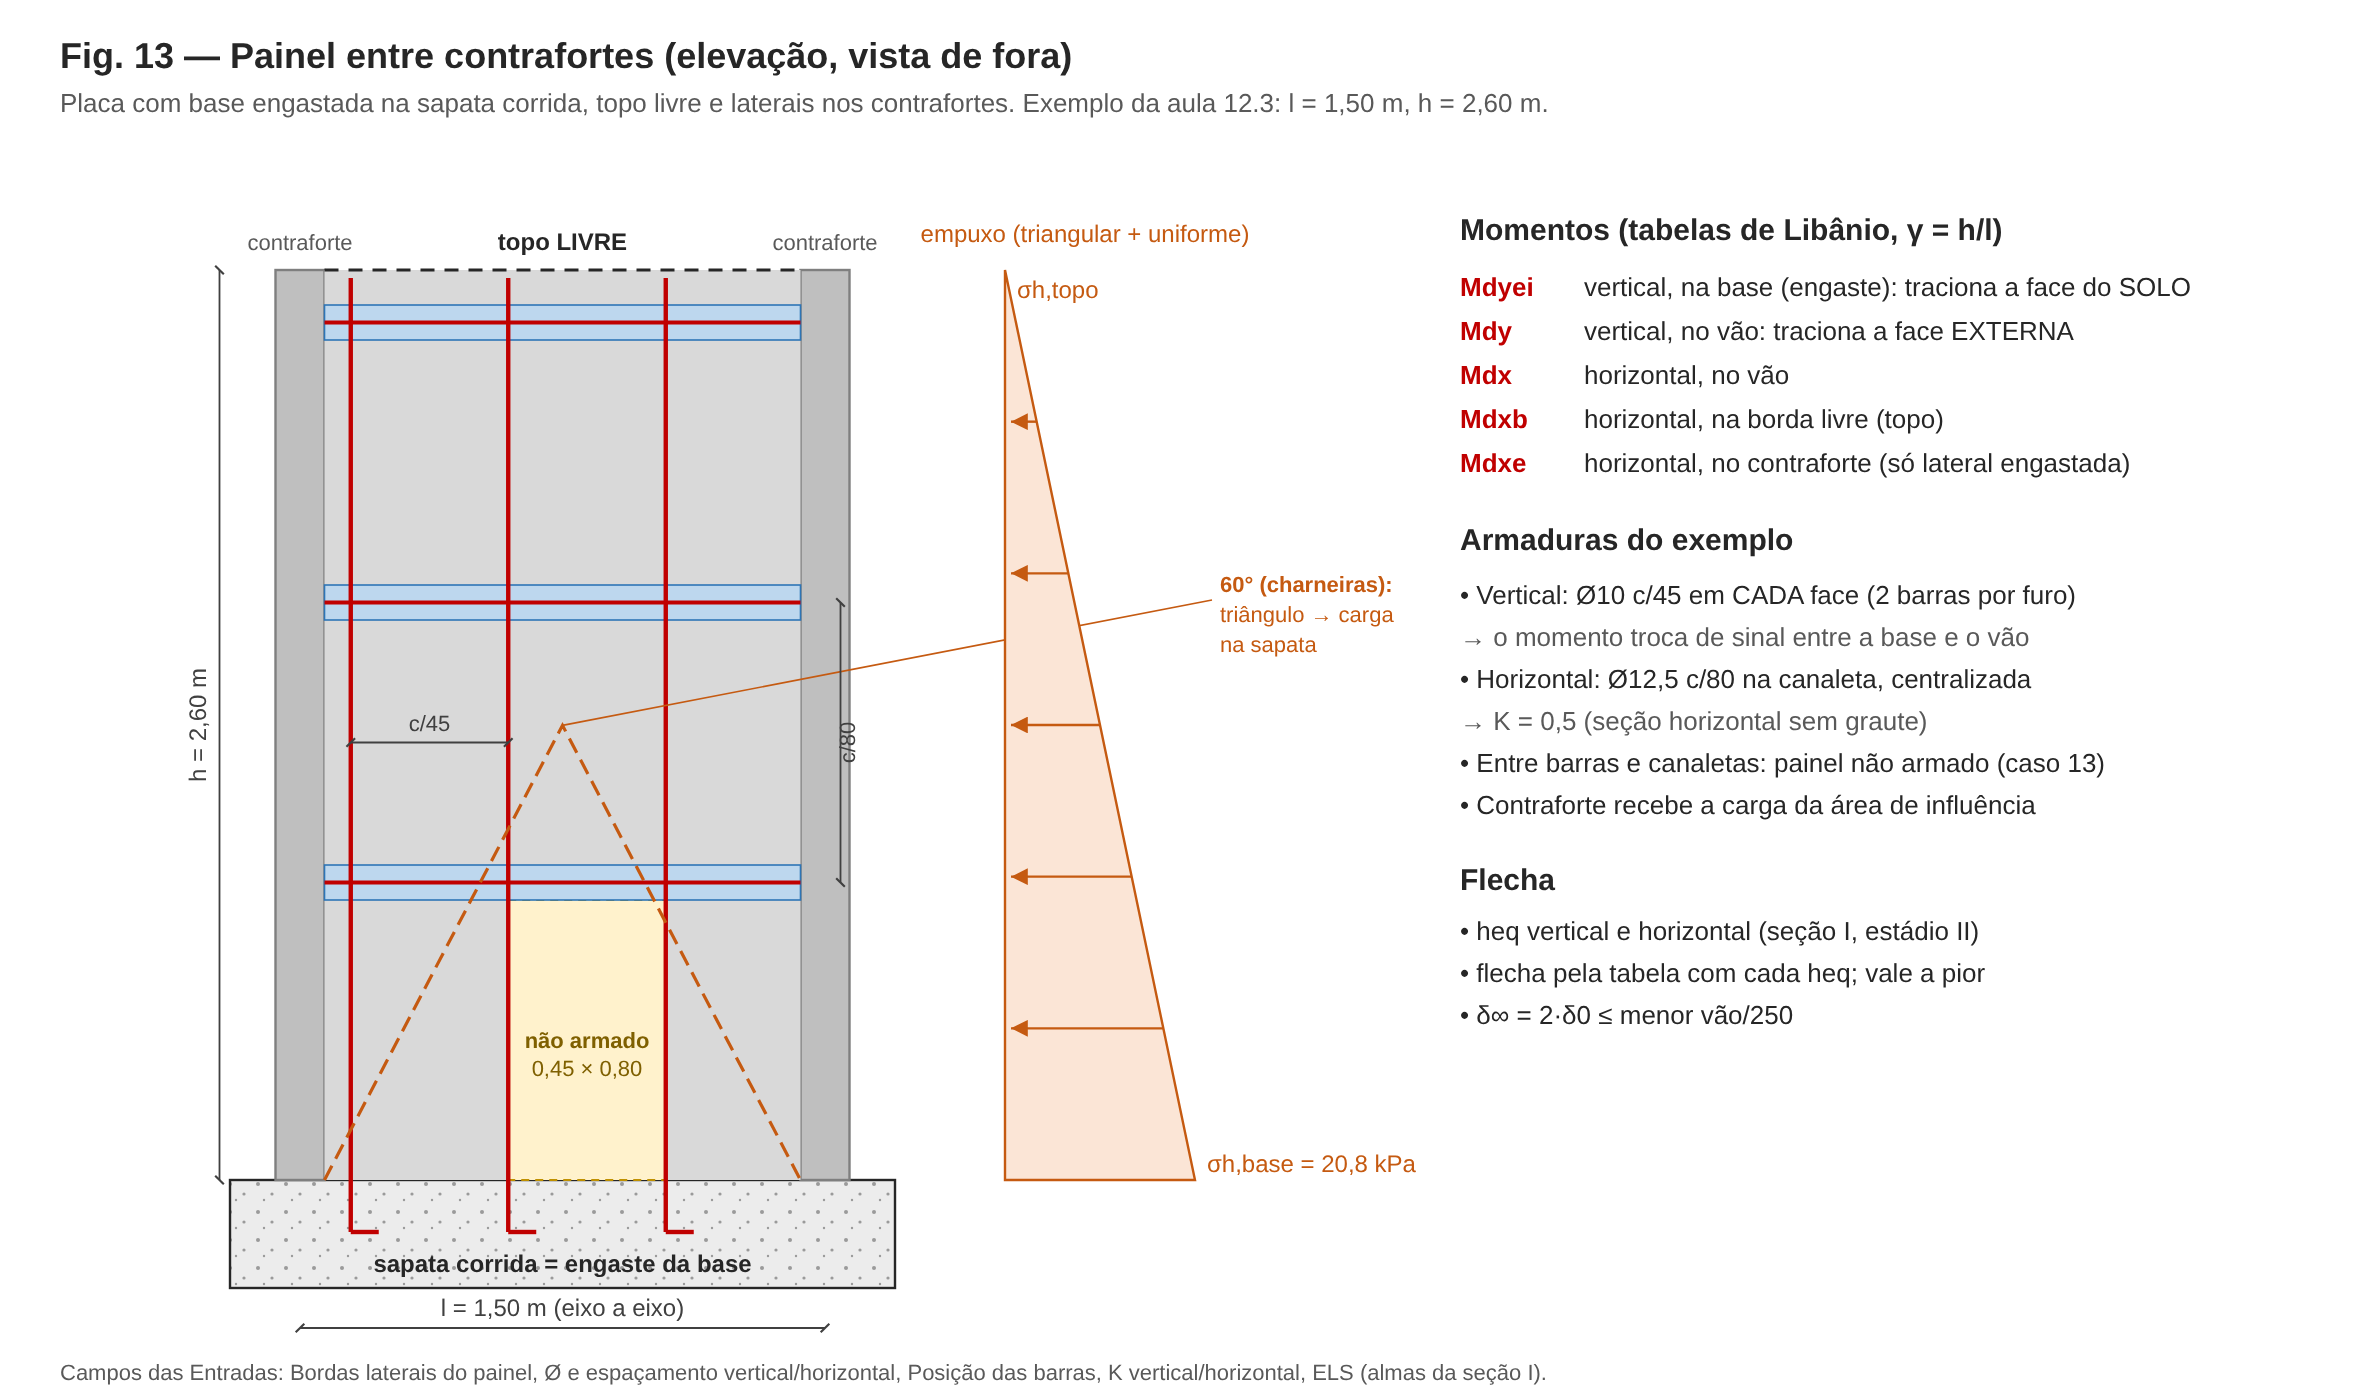

Write the Python code that produced this figure.
from figlib import SVG, C
import math
S = 1.75                      # px por cm
W, H = 1180, 700
s = SVG(W, H)
s.text(30, 34, 'Fig. 13 — Painel entre contrafortes (elevação, vista de fora)', size=18, anchor='start', weight='bold')
s.text(30, 56, 'Placa com base engastada na sapata corrida, topo livre e laterais nos contrafortes. Exemplo da aula 12.3: l = 1,50 m, h = 2,60 m.', size=13, anchor='start', color=C['note'])
l, h, e = 150, 260, 14
x0, yb = 150, 590                 # x do eixo do contraforte esquerdo; y da base do painel
X = lambda v: x0 + v * S
Y = lambda v: yb - v * S
# sapata corrida
s.rect(X(-20), Y(0), (l + 40) * S, 54, fill='url(#conc)', stroke=C['line'], sw=1.2)
s.text(X(l / 2), Y(0) + 46, 'sapata corrida = engaste da base', size=12, color=C['line'], weight='bold')
# contrafortes (em elevação: faixas)
for xc in (0, l):
    s.rect(X(xc - e / 2), Y(h), e * S, h * S, fill='#bfbfbf', stroke=C['block'], sw=1.2)
s.text(X(0), Y(h) - 10, 'contraforte', size=11, color=C['note'])
s.text(X(l), Y(h) - 10, 'contraforte', size=11, color=C['note'])
# painel
s.rect(X(e / 2), Y(h), (l - e) * S, h * S, fill=C['blockfill'], stroke='none')
s.line(X(e / 2), Y(h), X(l - e / 2), Y(h), stroke=C['line'], sw=1.6, extra='stroke-dasharray="7,5"')
s.text(X(l / 2), Y(h) - 10, 'topo LIVRE', size=12, color=C['line'], weight='bold')
# subpainel não armado (de baixo, entre a 1ª e 2ª barra)
xs = [e / 2 + 7.5 + 45 * k for k in range(4) if e / 2 + 7.5 + 45 * k < l - e / 2]
s.rect(X(xs[1]), Y(80), (xs[2] - xs[1]) * S, 80 * S, fill='#fff2cc', stroke='#bf9000', sw=1.0, extra='stroke-dasharray="4,3"')
s.text(X((xs[1] + xs[2]) / 2), Y(40) + 4, 'não armado', size=11, color='#7f6000', weight='bold')
s.text(X((xs[1] + xs[2]) / 2), Y(40) + 18, '0,45 × 0,80', size=11, color='#7f6000')
# canaletas
for hc in (80, 160, 240):
    s.rect(X(e / 2), Y(hc + 10), (l - e) * S, 20 * S * 0.5, fill=C['groutfill'], stroke=C['grout'], sw=0.8)
    s.line(X(e / 2), Y(hc + 5), X(l - e / 2), Y(hc + 5), stroke=C['steel'], sw=2.0)
# barras verticais
for xb in xs:
    s.line(X(xb), Y(h) + 4, X(xb), Y(0) + 26, stroke=C['steel'], sw=2.2)
    s.line(X(xb), Y(0) + 26, X(xb) + 14, Y(0) + 26, stroke=C['steel'], sw=2.2)
# charneiras 60° a partir da base
a = min(l * math.tan(math.radians(60)) / 2, h)
s.pline([(X(e / 2), Y(0)), (X(l / 2), Y(a)), (X(l - e / 2), Y(0))], stroke=C['load'], sw=1.6, extra='stroke-dasharray="8,4"')
s.line(X(l / 2), Y(a), 606, 300, stroke=C['load'], sw=0.8)
s.text(610, 296, '60° (charneiras):', size=11, anchor='start', color=C['load'], weight='bold')
s.text(610, 311, 'triângulo → carga', size=11, anchor='start', color=C['load'])
s.text(610, 326, 'na sapata', size=11, anchor='start', color=C['load'])
# cotas
s.dim_h(X(0), X(l), Y(0) + 74, 'l = 1,50 m (eixo a eixo)', size=12)
s.dim_v(X(-e / 2) - 28, Y(h), Y(0), 'h = 2,60 m', side=-1, size=12)
s.dim_h(X(xs[0]), X(xs[1]), Y(125), 'c/45', size=11)
s.dim_v(X(l - e / 2) + 20, Y(85), Y(165), 'c/80', side=1, size=11)
# diagrama de carga (à direita)
dx = X(l) + 90
pmax = 95
s.poly([(dx, Y(h)), (dx, Y(0)), (dx + pmax, Y(0))], fill='#fbe5d6', stroke=C['load'], sw=1.2)
for k in range(1, 6):
    yy = h * k / 6
    s.arrow(dx + pmax * (1 - yy / h), Y(yy), dx + 3, Y(yy), color=C['load'], sw=1.2)
s.text(dx + pmax + 6, Y(0) - 4, 'σh,base = 20,8 kPa', size=12, anchor='start', color=C['load'])
s.text(dx + 6, Y(h) + 14, 'σh,topo', size=12, anchor='start', color=C['load'])
s.text(dx + 40, Y(h) - 14, 'empuxo (triangular + uniforme)', size=12, color=C['load'])
# legenda / momentos
lx = 730
s.text(lx, 120, 'Momentos (tabelas de Libânio, γ = h/l)', size=15, anchor='start', weight='bold')
items = [('Mdyei', 'vertical, na base (engaste): traciona a face do SOLO'),
         ('Mdy', 'vertical, no vão: traciona a face EXTERNA'),
         ('Mdx', 'horizontal, no vão'),
         ('Mdxb', 'horizontal, na borda livre (topo)'),
         ("Mdxe", 'horizontal, no contraforte (só lateral engastada)')]
for i, (k, t) in enumerate(items):
    s.text(lx, 148 + i * 22, k, size=13, anchor='start', weight='bold', color=C['steel'])
    s.text(lx + 62, 148 + i * 22, t, size=13, anchor='start')
s.text(lx, 275, 'Armaduras do exemplo', size=15, anchor='start', weight='bold')
arm = ['• Vertical: Ø10 c/45 em CADA face (2 barras por furo)', '   → o momento troca de sinal entre a base e o vão',
       '• Horizontal: Ø12,5 c/80 na canaleta, centralizada', '   → K = 0,5 (seção horizontal sem graute)',
       '• Entre barras e canaletas: painel não armado (caso 13)', '• Contraforte recebe a carga da área de influência']
for i, t in enumerate(arm):
    s.text(lx, 302 + i * 21, t, size=13, anchor='start', color=C['line'] if t.startswith('•') else C['note'])
s.text(lx, 445, 'Flecha', size=15, anchor='start', weight='bold')
fl = ['heq vertical e horizontal (seção I, estádio II)', 'flecha pela tabela com cada heq; vale a pior', 'δ∞ = 2·δ0 ≤ menor vão/250']
for i, t in enumerate(fl):
    s.text(lx, 470 + i * 21, '• ' + t, size=13, anchor='start')
s.text(30, 690, 'Campos das Entradas: Bordas laterais do painel, Ø e espaçamento vertical/horizontal, Posição das barras, K vertical/horizontal, ELS (almas da seção I).', size=11, anchor='start', color=C['note'])
s.save('fig13_painel.svg'); print('ok')
